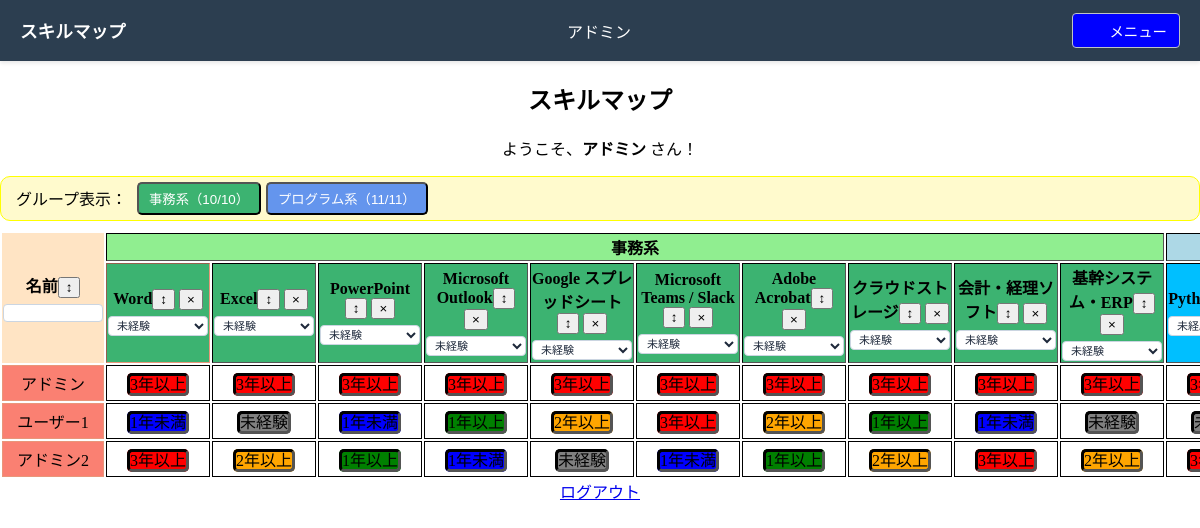
/index.php?action=skillList (signed in), run on an earlier commit of the app's database.
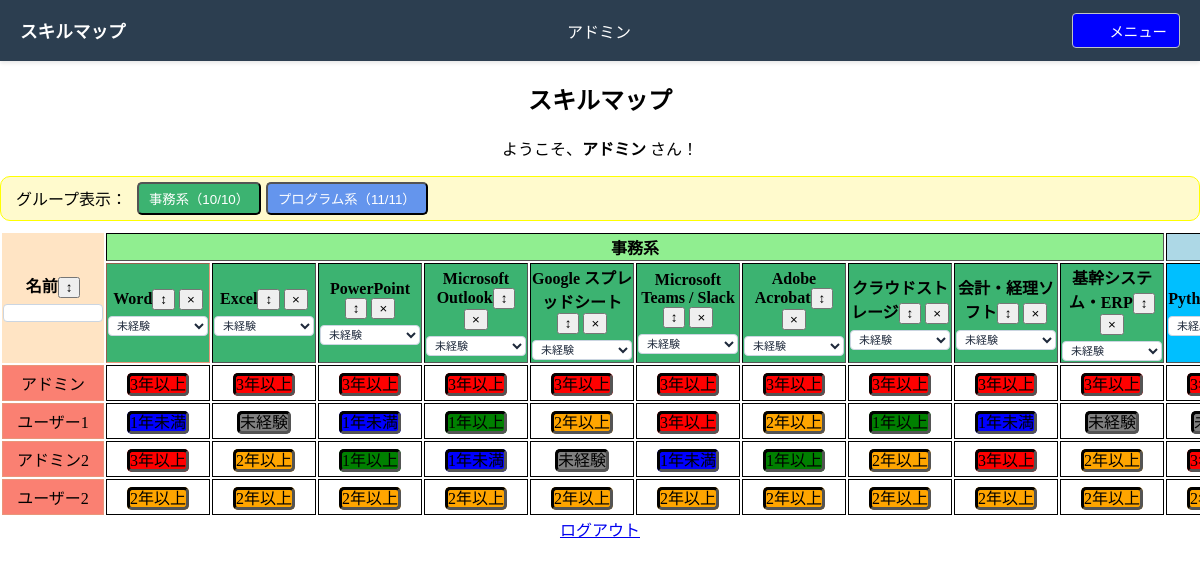
And on a later commit of the database.
### tables this page shows
CREATE TABLE users (
            id TEXT PRIMARY KEY,
            name TEXT NOT NULL,
            role TEXT DEFAULT 'user',
            password TEXT NOT NULL
        );

CREATE TABLE profiles (
            id INTEGER PRIMARY KEY,user_id TEXT NOT NULL,
            name TEXT not null,birthday DATE,
            address TEXT,nearest_station TEXT,
            word INTEGER,excel INTEGER,
            powerpoint INTEGER,outlook INTEGER,
            spreadsheet INTEGER,teams INTEGER,adobe INTEGER,
            cloud INTEGER,accounting INTEGER,erp INTEGER,
            office_other TEXT,python INTEGER,html INTEGER,
            javascript INTEGER,typescript INTEGER,
            php INTEGER,java INTEGER,csharp INTEGER,
            ruby INTEGER,cplusplus INTEGER,sql INTEGER,
            go INTEGER,programming_other TEXT,
            created_at DATETIME default current_timestamp,
            updated_at DATETIME default current_timestamp,
            FOREIGN KEY (user_id) REFERENCES users(id)
        );

### controllers/skills.php (called while the page is built)
<?php
require_once __DIR__ . '/../models/skillsModel.php';
require_once __DIR__ . '/../models/adminModel.php';
class skillsController {
    private $skillsModel;
    private $adminModel;
    public function __construct() {
        require_once __DIR__ . '/../models/skillsModel.php';
        require_once __DIR__ . '/../models/adminModel.php';
        $this->skillsModel = new skillsModel();
        $this->adminModel = new adminModel();
    }
    public function showSkillList() {
        $userId = $_SESSION['user_id'];
        $name = $this->adminModel->show_name($userId);
        $skills = $this->skillsModel->getAllSkills();
        require __DIR__ . '/../views/skillList.php';
    }
}

### models/adminModel.php (called while the page is built, shortened)
<?php
class adminModel{
    private $pdo;
    public function __construct() {
        try {
            $this->pdo = new PDO('sqlite:' . __DIR__ . '/../database.sqlite');
            $this->pdo->setAttribute(PDO::ATTR_ERRMODE, PDO::ERRMODE_EXCEPTION);
        } catch (PDOException $e) {
            die('データベース接続エラー: ' . $e->getMessage());
        }
    }
    public function show_name($id){
        $stmt = $this->pdo->prepare("SELECT name FROM users WHERE id = :id");
        $stmt->bindValue(':id', $id, PDO::PARAM_STR);
        $stmt->execute();
        $user = $stmt->fetch(PDO::FETCH_ASSOC);
        return $user ? $user['name'] : false;
    }
}

### models/skillsModel.php (called while the page is built, shortened)
<?php
class skillsModel {
    private $pdo;
    public function __construct() {
        try {
            $this->pdo = new PDO('sqlite:' . __DIR__ . '/../database.sqlite');
            $this->pdo->setAttribute(PDO::ATTR_ERRMODE, PDO::ERRMODE_EXCEPTION);
        } catch (PDOException $e) {
            die('データベース接続エラー: ' . $e->getMessage());
        }
    }
    public function getAllSkills() {
        $stmt = $this->pdo->query("SELECT * FROM profiles");
        return $stmt->fetchAll(PDO::FETCH_ASSOC);
    }
}

### views/skillList.php (the view, shortened to what the rows shown need)
<!DOCTYPE html>
<html lang="ja">
<head>
    <link rel="stylesheet" href="/views/css/input.css">
    <link rel="stylesheet" href="/views/css/header.css">
    <link rel="stylesheet" href="/views/css/skillList.css">
</head>
<body>
    <header class="portal-header">
        <div class="header-container">
            <div class="header-logo">
                <a href="index.php?action=skills">スキルマップ</a>
            </div>
            <div class="header-name">
                <p><?= htmlspecialchars($name, ENT_QUOTES, 'UTF-8') ?></p>
            </div>
            <button type="button" class="menu-toggle-btn" id="menuToggle">
                <span class="btn-text">メニュー</span>
            </button>
        </div>
                <?php require_once __DIR__ . '/navigation.php';
                    ?>
    </header>
    <div class="container">
        <h2>スキルマップ</h2>
        <p>ようこそ、<strong><?= htmlspecialchars($name, ENT_QUOTES, 'UTF-8') ?></strong> さん！</p>
        <div class="groupBar">
            <span class="hiddenSpan">グループ表示：</span>
            <button type="button" class="chip" id="officeGroup">事務系（<span id="officeNum"></span>）</button>
            <button type="button" class="chip" id="programGroup">プログラム系（<span id="programNum"></span>）</button>
        </div>
        <div class="table-container">
            <table id="skillTable" class="corporate-table">
                <thead>
                    <tr>
                        <th id="name" class="columnName" rowspan="2" data-col-index="0" data-sort-type="text">
                            名前<button class="sort-btn">↕</button><br>
                            <input type="text" id="search" class="column-search">
                        </th>
                        <th id="office-head" colspan="10">事務系</th>
                        <th id="programming-head" colspan="11">プログラミング系</th>
                    </tr>
                    <tr>
                        <th id="word" class="columnName officeColumn" data-col-index="1" data-skill-type="office" data-skill-name="Word">
                            Word<button class="sort-btn">↕</button>
                            <button type="button" class="hide-col-btn">×</button><br>
                            <select class="column-search column-filter" data-column-index="1">
                                <option value="1">未経験</option>
                            </select>
                        </th>
                        <th class="columnName officeColumn" data-col-index="2" data-skill-type="office" data-skill-name="Excel">
                            Excel<button class="sort-btn">↕</button>
                            <button type="button" class="hide-col-btn">×</button><br>
                            <select class="column-search column-filter" data-column-index="2">
                                <option value="1">未経験</option>
                            </select>
                        </th>
                        <th class="columnName officeColumn" data-col-index="3" data-skill-type="office" data-skill-name="PowerPoint">
                            PowerPoint<button class="sort-btn">↕</button>
                            <button type="button" class="hide-col-btn">×</button><br>
                            <select class="column-search column-filter" data-column-index="3">
                                <option value="1">未経験</option>
                            </select>
                        </th>
                        <th class="columnName officeColumn" data-col-index="4" data-skill-type="office" data-skill-name="Microsoft Outlook">
                            Microsoft Outlook<button class="sort-btn">↕</button>
                            <button type="button" class="hide-col-btn">×</button><br>
                            <select class="column-search column-filter" data-column-index="4">
                                <option value="1">未経験</option>
                            </select>
                        </th>
                        <th class="columnName officeColumn" data-col-index="5" data-skill-type="office" data-skill-name="Google スプレッドシート">
                            Google スプレッドシート<button class="sort-btn">↕</button>
                            <button type="button" class="hide-col-btn">×</button><br>
                            <select class="column-search column-filter" data-column-index="5">
                                <option value="1">未経験</option>
                            </select>
                        </th>
                        <th class="columnName officeColumn" data-col-index="6" data-skill-type="office" data-skill-name="Microsoft Teams / Slack">
                            Microsoft Teams / Slack<button class="sort-btn">↕</button>
                            <button type="button" class="hide-col-btn">×</button><br>
                            <select class="column-search column-filter" data-column-index="6">
                                <option value="1">未経験</option>
                            </select>
                        </th>
                        <th class="columnName officeColumn" data-col-index="7" data-skill-type="office" data-skill-name="Adobe Acrobat">
                            Adobe Acrobat<button class="sort-btn">↕</button>
                            <button type="button" class="hide-col-btn">×</button><br>
                            <select class="column-search column-filter" data-column-index="7">
                                <option value="1">未経験</option>
                            </select>
                        </th>
                        <th class="columnName officeColumn" data-col-index="8" data-skill-type="office" data-skill-name="クラウドストレージ">
                            クラウドストレージ<button class="sort-btn">↕</button>
                            <button type="button" class="hide-col-btn">×</button><br>
                            <select class="column-search column-filter" data-column-index="8">
                                <option value="1">未経験</option>
                            </select>
                        </th>
                        <th class="columnName officeColumn" data-col-index="9" data-skill-type="office" data-skill-name="会計・経理ソフト">
                            会計・経理ソフト<button class="sort-btn">↕</button>
                            <button type="button" class="hide-col-btn">×</button><br>
                            <select class="column-search column-filter" data-column-index="9">
                                <option value="1">未経験</option>
                            </select>
                        </th>
                        <th class="columnName officeColumn" data-col-index="10" data-skill-type="office" data-skill-name="基幹システム・ERP">
                            基幹システム・ERP<button class="sort-btn">↕</button>
                            <button type="button" class="hide-col-btn">×</button><br>
                            <select class="column-search column-filter" data-column-index="10">
                                <option value="1">未経験</option>
                            </select>
                        </th>
                        <th class="columnName programmingColumn" data-col-index="11" data-skill-type="program" data-skill-name="Python">
                            Python<button class="sort-btn">↕</button>
                            <button type="button" class="hide-col-btn">×</button><br>
                            <select class="column-search column-filter" data-column-index="11">
                                <option value="1">未経験</option>
                            </select>
                        </th>
                </thead>
                <?php function level($level) {
                    switch ($level) {
                        case 1:
                            return '<span class="level level-1">未経験</span>';
                        case 2:
                            return '<span class="level level-2">1年未満</span>';
                        case 3:
                            return '<span class="level level-3">1年以上</span>';
                        case 4:
                            return '<span class="level level-4">2年以上</span>';
                        case 5:
                            return '<span class="level level-5">3年以上</span>';
                    }
                }?>
                <tbody>
                    <?php if (!empty($skills)): ?>
                        <?php foreach ($skills as $skill): ?>
                            <tr>
                                <td data-sort-val="<?= htmlspecialchars($skill['name'], ENT_QUOTES, 'UTF-8'); ?>" >
                                    <?php echo htmlspecialchars($skill['name'], ENT_QUOTES, 'UTF-8'); ?>
                                </td>
                                <td data-sort-val="<?php echo $skill['word']; ?>" data-skill-name="Word">
                                    <?php echo level($skill['word']); ?>
                                </td>
                                <td data-sort-val="<?php echo $skill['excel']; ?>" data-skill-name="Excel">
                                    <?php echo level($skill['excel']); ?>
                                </td>
                                <td data-sort-val="<?php echo $skill['powerpoint']; ?>" data-skill-name="PowerPoint">
                                    <?php echo level($skill['powerpoint']); ?>
                                </td>
                                <td data-sort-val="<?php echo $skill['outlook']; ?>" data-skill-name="Microsoft Outlook">
                                    <?php echo level($skill['outlook']); ?>
                                </td>
                                <td data-sort-val="<?php echo $skill['spreadsheet']; ?>" data-skill-name="Google スプレッドシート">
                                    <?php echo level($skill['spreadsheet']); ?>
                                </td>
                                <td data-sort-val="<?php echo $skill['teams']; ?>" data-skill-name="Microsoft Teams / Slack">
                                    <?php echo level($skill['teams']); ?>
                                </td>
                                <td data-sort-val="<?php echo $skill['adobe']; ?>" data-skill-name="Adobe Acrobat">
                                    <?php echo level($skill['adobe']); ?>
                                </td>
                                <td data-sort-val="<?php echo $skill['cloud']; ?>" data-skill-name="クラウドストレージ">
                                    <?php echo level($skill['cloud']); ?>
                                </td>
                                <td data-sort-val="<?php echo $skill['accounting']; ?>" data-skill-name="会計・経理ソフト">
                                    <?php echo level($skill['accounting']); ?>
                                </td>
                                <td data-sort-val="<?php echo $skill['erp']; ?>" data-skill-name="基幹システム・ERP">
                                    <?php echo level($skill['erp']); ?>
                                </td>
                                <td data-sort-val="<?php echo $skill['python']; ?>" data-skill-name="Python">
                                    <?php echo level($skill['python']); ?>
                                </td>
                            </tr>
                        <?php endforeach; ?>
                    <?php else: ?>
                        <tr>
                            <td colspan="22">現在スキル情報はありません。</td>
                        </tr>
                    <?php endif; ?>
                </tbody>
            </table>
        </div>
        <a href="/index.php?action=logout">ログアウト</a>
    </div>
</body>
</html>

What changed in the data, as far as the page shows it:
added profiles: name "ユーザー2", shows "2年以上 2年以上 2年以上 2年以上 2年以上 2年以上 2年以上 2年以上 2年以上 2年以上 2年以上"
